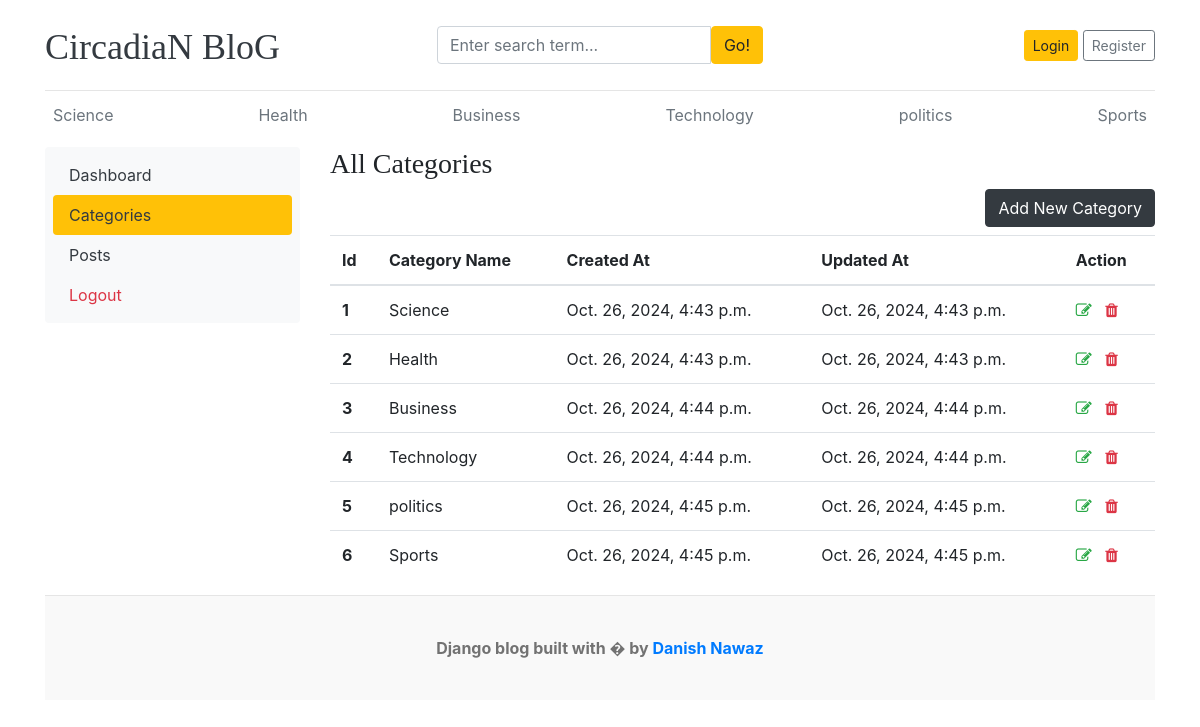
The page /dashboard/categories/ on the database as committed earlier.
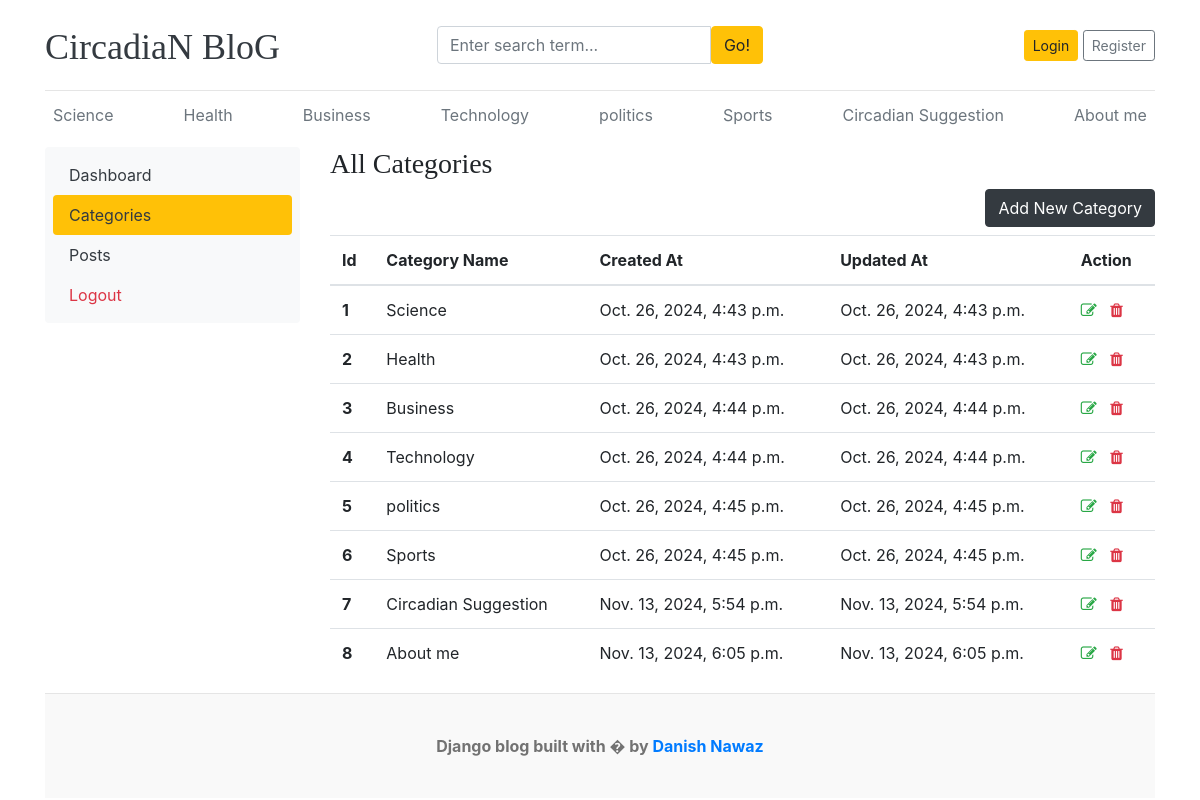
The same page on the database as committed later.
### blogs/models.py (models this page shows, shortened)
class Category(models.Model):
    category_name=models.CharField(max_length=50, unique=True)
    created_at=models.DateTimeField(auto_now=True)
    updated_at=models.DateTimeField(auto_now=True)
    tags = TaggableManager()
    class Meta:
        verbose_name_plural ='Categories'

### dashboards/views.py (the view)
# urls.py: path('categories/' , views.categories , name='categories'),
def categories(request):
    return render(request, 'dashboard/categories.html')

### blogs/context_processors.py (called while the page is built)
def get_categories(request):
    categories=Category.objects.all()
    return  dict(categories=categories)

### templates/dashboard/categories.html
{% extends "../base/base.html" %}
{% block  content %}
<div class="row">
    {% include './leftsidebar.html' %}
    <div class="col-md-9">
        <h3>All Categories</h3>
        <a href="{% url 'add_categories'%}" class="btn btn-dark text-lighter float-right mb-2">Add New Category</a>
        <table class="table table-hover">
            <thead>
              <tr>
                <th>Id</th>
                <th>Category Name</th>
                <th>Created At</th>
                <th>Updated At</th>
                <th>Action</th>
              </tr>
            </thead>
            <tbody>
            {% for cat in categories %}
              <tr>
                <th>{{forloop.counter}}</th>
                <td>{{ cat.category_name }}</td>
                <td>{{ cat.created_at }}</td>
                <td>{{ cat.updated_at }}</td>
                <td>
                    <a href="{% url 'edit_categories' cat.id %}"><i class="fa fa-edit text-success"></i></a>&nbsp;&nbsp;
                    <a href="{% url 'delete_categories' cat.id %}"><i class="fa fa-trash text-danger"></i></a>
                </td>
              </tr>
            {% endfor %}
            </tbody>
          </table>
    </div>
</div>
{% endblock %}

### templates/base/header.html (shortened to what this page needs)
{% load static %}
<!DOCTYPE html>
<html lang="en">
<head>
    <link href="https://getbootstrap.com/docs/4.0/dist/css/bootstrap.min.css" rel="stylesheet">
    <link href="css/blog.css" rel="stylesheet">
    <link rel="stylesheet" href="{% static 'css/blog.css'%}">
    <link rel="stylesheet" href="https://cdnjs.cloudflare.com/ajax/libs/font-awesome/4.7.0/css/font-awesome.min.css">
  </head>
<body>
    <div class="container">
      <header class="blog-header py-3">
        <div class="row flex-nowrap justify-content-between align-items-center">
          <div class="col-4 pt-1">
            <a class="blog-header-logo text-dark" href="/">CircadiaN BloG</a>
          </div>
          <div class="clo-4">
            <form action="{% url 'search' %}" method="GET">
              <div class="input-group">
                <input class="form-control" name="keyword" type="text" placeholder="Enter search term..." aria-label="Enter search term..." aria-describedby="button-search" />
                <button type="submit" class="btn btn-warning" id="button-search" type="button">Go!</button>
            </div>
            </form>
          </div>
          <div class="col-4 d-flex justify-content-end align-items-center">
            {% if not user.is_authenticated %}
            <a class="btn btn-sm btn-warning" href="{% url 'Login' %}">Login</a> &nbsp;
            <a class="btn btn-sm btn-outline-secondary" href="{% url 'register' %}">Register</a>
            {% else %}
            <span><a href="{% url 'dashboard' %}"class="btn btn-warning">Dashboard</a></span> &nbsp;
            <span><a href="{% url 'logout' %}">Logout</a></span>
            {% endif %}
          </div>
        </div>
      </header>
      <div class="nav-scroller py-1 mb-2">
        <nav class="nav d-flex justify-content-between">
          {% for cat in  categories %}
          <a class="p-2 text-muted" href="{% url 'posts_by_category' cat.id%}">{{cat.category_name}}</a>
          {% endfor %}
        </nav>
      </div>

Rows that differ between the two databases and show on the page:
added Category: category_name "Circadian Suggestion", created_at "Nov. 13, 2024, 5:54 p.m.", updated_at "Nov. 13, 2024, 5:54 p.m."
added Category: category_name "About me", created_at "Nov. 13, 2024, 6:05 p.m.", updated_at "Nov. 13, 2024, 6:05 p.m."
